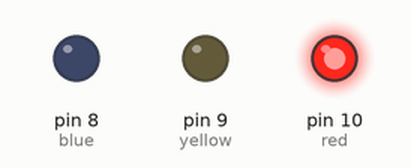
The sketch below on a simulated Arduino Uno, built with avr-gcc and run on an emulated ATmega328P. Shown: output pins drawn as LEDs (lit = HIGH).

Above: at 5.0 s.
At 11.0 s:
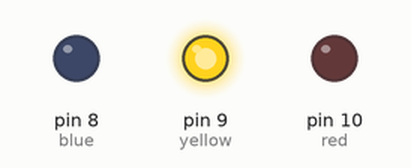
At 17.0 s:
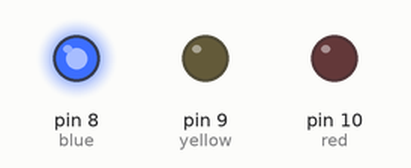
Timing chart, 0 to 28.6 s (numbered marks = the images above):
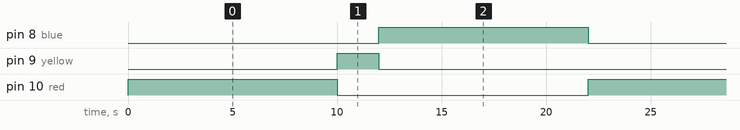

The sketch:

traffic_light_system.ino
```cpp
void setup() {
  // put your setup code here, to run once:

pinMode (10,OUTPUT); //red

pinMode (9,OUTPUT); //yellow

pinMode (8,OUTPUT); //blue

}


void loop() {
  // put your main code here, to run repeatedly:

  digitalWrite (10,HIGH);//red on for 10 seconds
  delay (10000);
  digitalWrite (10,LOW);
  digitalWrite (9,HIGH);//yellow on for 2 seconds
  delay (2000);
  digitalWrite (9,LOW);
  digitalWrite (8,HIGH);//blue on for 10 seconds
  delay (10000 );
  digitalWrite (8,LOW);

 }
```

Measured:
- by itself, pin 8 (blue), pin 10 (red): alternates HIGH for 10.0 s and LOW for 12.0 s
- by itself, pin 9 (yellow): alternates HIGH for 2.0 s and LOW for 20.0 s
- by itself, everything shown: repeats every 22.0 s, in 4 steps
